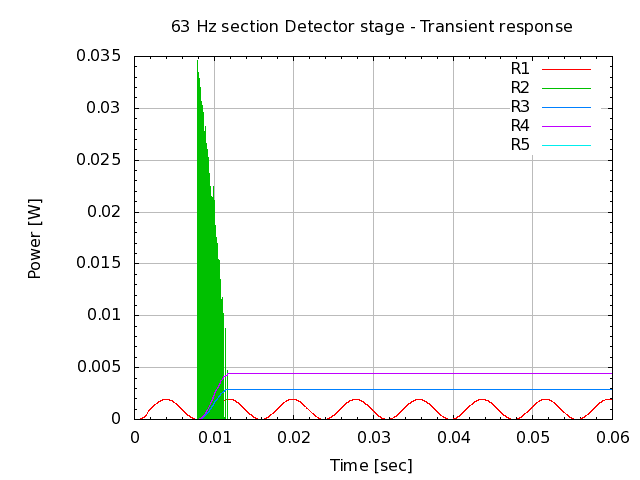

This figure's gnuplot source:
# setup terminal
set term png

# setup graph
set output "26.006.00.53.04.png"
set title "63 Hz section Detector stage - Transient response"

# setup Y-axis
set grid ytics lt 1 lw 1 lc rgb "#bbbbbb"
set mytics
set ylabel "Power [W]"

# setup X-axis
set grid xtics lt 1 lw 1 lc rgb "#bbbbbb"
set mxtics
set xlabel "Time [sec]"

# setup plot style
set style data lines
plot '26.006.00.53.04.dat' using 1:2 title "R1", \
     '26.006.00.53.04.dat' using 1:3 title "R2", \
     '26.006.00.53.04.dat' using 1:4 title "R3", \
     '26.006.00.53.04.dat' using 1:5 title "R4", \
     '26.006.00.53.04.dat' using 1:6 title "R5"

# set output back to default
set output

# reset terminal type
set terminal pop
